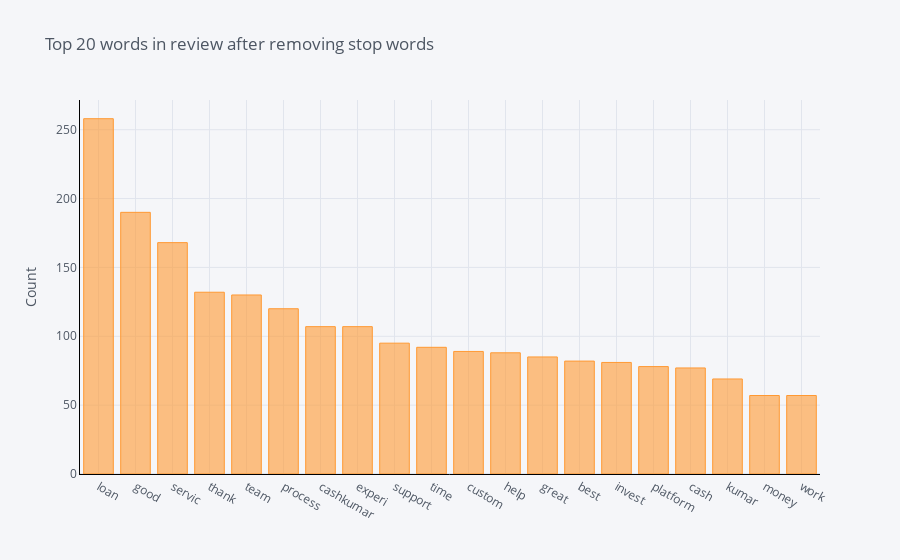

Notebook cell for this chart:
### Code cell
def get_top_n_words(corpus, n=None):
    cv = CountVectorizer(stop_words = 'english').fit(corpus)
    bag_of_words = cv.transform(corpus)
    sum_words = bag_of_words.sum(axis=0) 
    words_freq = [(word, sum_words[0, idx]) for word, idx in cv.vocabulary_.items()]
    words_freq =sorted(words_freq, key = lambda x: x[1], reverse=True)
    return words_freq[:n]
common_words = get_top_n_words(df['review_text'], 20)
for word, freq in common_words:
    print(word, freq)
df2 = pd.DataFrame(common_words, columns = ['review_text' , 'count'])
df2.groupby('review_text').sum()['count'].sort_values(ascending=False).iplot(
    kind='bar', yTitle='Count', linecolor='black', title='Top 20 words in review after removing stop words')

### Figure 1 — Plotly figure (JSON) as saved in the notebook; plotly's stock layout.template omitted (floating-point values rounded to 4 significant figures)
{"data": [{"marker": {"color": "rgba(255, 153, 51, 0.6)", "line": {"color": "rgba(255, 153, 51, 1.0)", "width": 1}}, "name": "count", "orientation": "v", "text": "", "type": "bar", "x": ["loan", "good", "servic", "thank", "team", "process", "cashkumar", "experi", "support", "time", "custom", "help", "great", "best", "invest", "platform", "cash", "kumar", "money", "work"], "y": [258, 190, 168, 132, 130, 120, 107, 107, 95, 92, 89, 88, 85, 82, 81, 78, 77, 69, 57, 57]}], "layout": {"legend": {"bgcolor": "#F5F6F9", "font": {"color": "#4D5663"}}, "paper_bgcolor": "#F5F6F9", "plot_bgcolor": "#F5F6F9", "title": {"font": {"color": "#4D5663"}, "text": "Top 20 words in review after removing stop words"}, "xaxis": {"gridcolor": "#E1E5ED", "linecolor": "black", "showgrid": true, "tickfont": {"color": "#4D5663"}, "title": {"font": {"color": "#4D5663"}, "text": ""}, "zerolinecolor": "#E1E5ED"}, "yaxis": {"gridcolor": "#E1E5ED", "linecolor": "black", "showgrid": true, "tickfont": {"color": "#4D5663"}, "title": {"font": {"color": "#4D5663"}, "text": "Count"}, "zerolinecolor": "#E1E5ED"}}}
